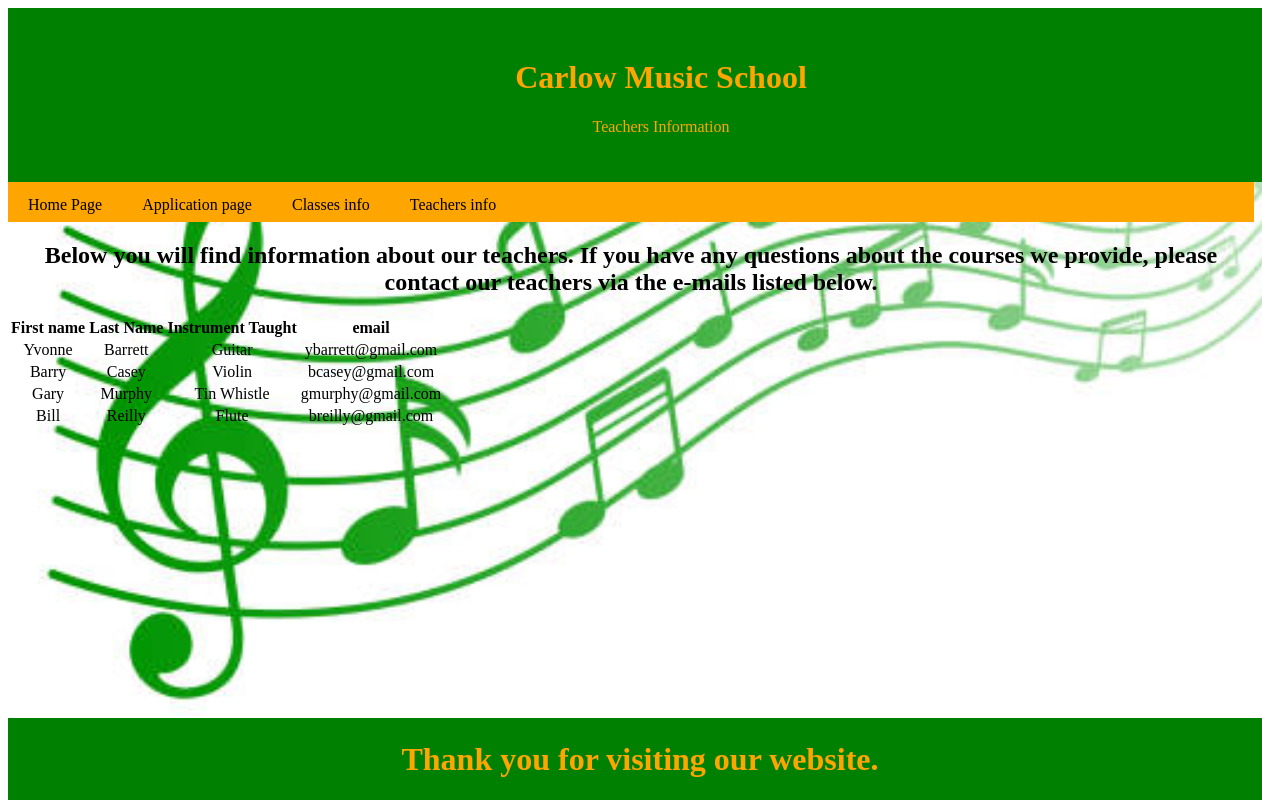
/teacherInfo.php, run on the app's committed database.
### tables this page shows
CREATE TABLE `teachers` (
  `teacher_lastname` varchar(255) NOT NULL,
  `teacher_firstname` varchar(255) NOT NULL,
  `instrument` varchar(255) NOT NULL,
  `email` varchar(255) NOT NULL
);

### teacherInfo.php (the view, shortened to what this page needs)
<!doctype html>
<html lang="en-ie">
<head>
	<link rel="stylesheet" href="stylepage.css">
</head>
<body>
<?php
    $host = "localhost";
    $user = "root";
    $pass = "";
    $dbName = "db_musicSchool";
    $conn = new mysqli( $host, $user, $pass, $dbName );
?>
	<div class="header">
			<h1>Carlow Music School</h1>
			<p>Teachers Information</p>
		</div>
		<div class="navbar">
			<a href="index.php">Home Page</a>
			<a href="applicationPage.html">Application page</a>
			<a href="classInfo.php">Classes info</a>
			<a href="teacherInfo.php">Teachers info</a>
	</div>
	<h2>Below you will find information about our teachers. If you have any questions about the courses we provide, please contact our teachers via the e-mails listed below. </h2>
<?php
		$sql = "SELECT * FROM teachers;";
		if(!$result = $conn->query($sql)) {
			die( "There was an error running your SQL command<br />" );
		}
		echo "<table><tr><th>First name</th><th>Last Name</th><th>Instrument Taught</th><th>email</th></tr>";
		while( $row = $result->fetch_assoc() ) {
			$firstName = $row["teacher_firstname"];
			$lastName = $row["teacher_lastname"];
			$instrument = $row["instrument"];
			$email = $row["email"];
			echo "<tr><td>$firstName</td><td>$lastName</td><td>$instrument</td><td>$email</td></tr>";
		}
		echo "</table>";
   ?>
	<div class="footer">
		<h1>Thank you for visiting our website.</h1>
	</div>
</body>
</html>

### stylepage.css (style rules this page uses)
.header { padding: 30px; text-align: center; background-color: green; color: orange; width: 100%; }
.navbar { overflow: hidden; background-color: orange; height: 40px; }
.navbar a:link { font: arial; float: left; display: block; text-align: center; text-decoration: none; color: black; height: 40px; padding: 14px 20px; }
.footer { position: fixed; bottom: 0; width: 100%; padding: 1px; float: bottom; text-align: center; background-color: green; color: orange; }
p { border: 2px solid-black; }
body { text-align: center; background-image: url('musicBackground.jpg'); background-repeat: no-repeat; background-attachment: fixed; background-size: cover; }

### data on the page
teachers: teacher_firstname "Yvonne", teacher_lastname "Barrett", instrument "Guitar", email "ybarrett@gmail.com"
teachers: teacher_firstname "Barry", teacher_lastname "Casey", instrument "Violin", email "bcasey@gmail.com"
teachers: teacher_firstname "Gary", teacher_lastname "Murphy", instrument "Tin Whistle", email "gmurphy@gmail.com"
teachers: teacher_firstname "Bill", teacher_lastname "Reilly", instrument "Flute", email "breilly@gmail.com"
